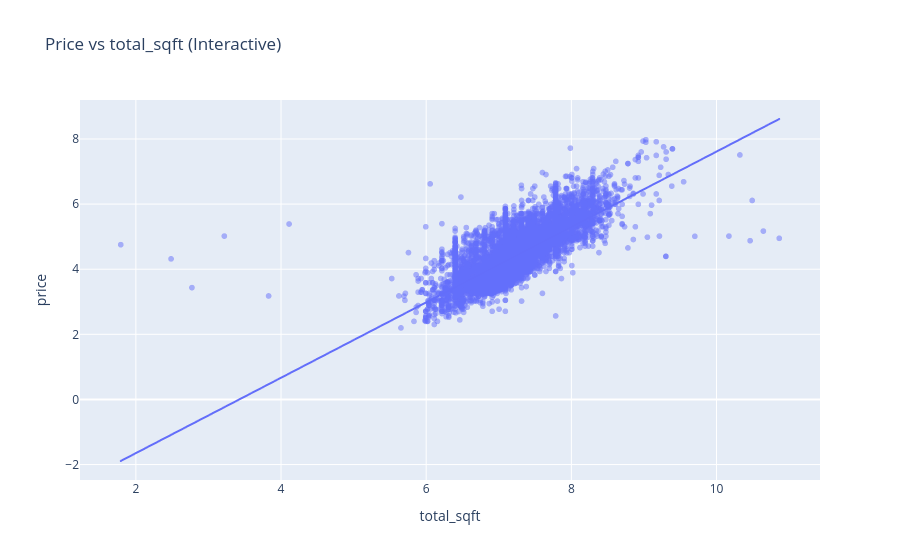
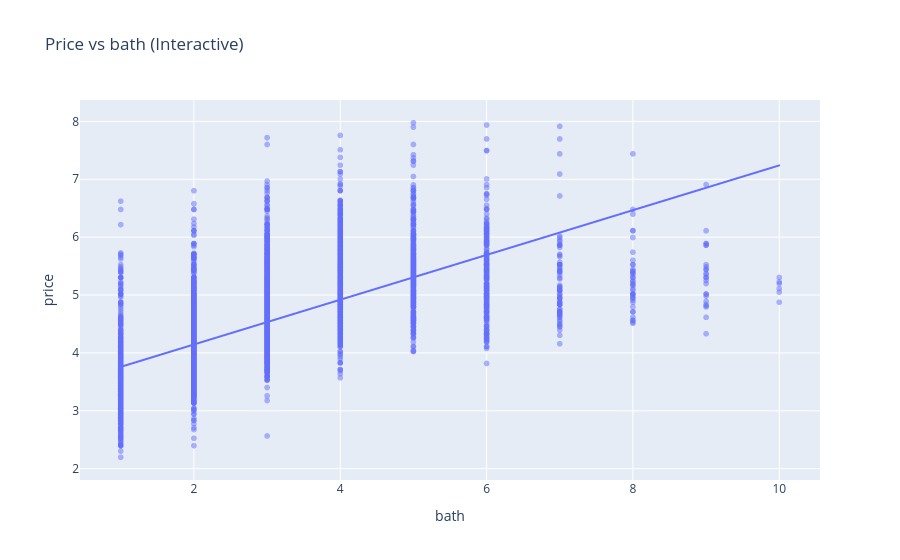
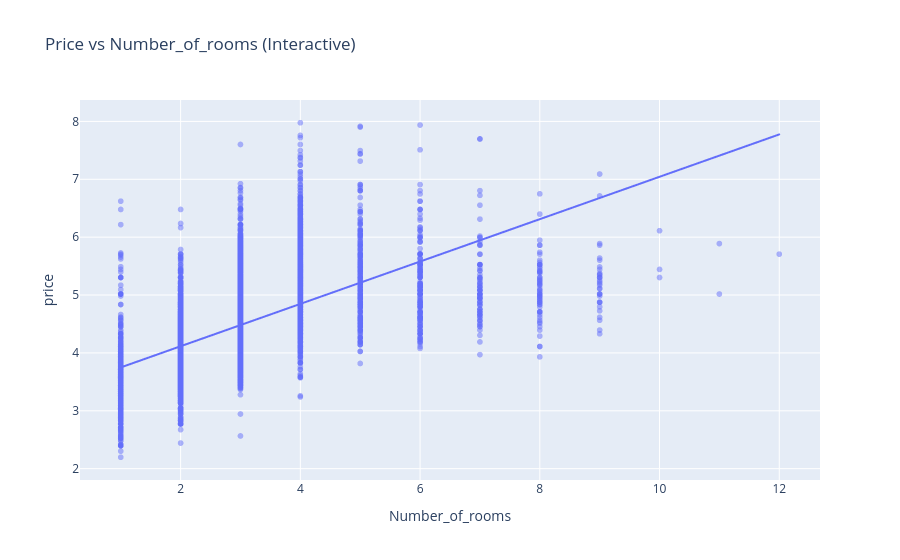

Source (notebook cell) for these figures, in order:
### Code cell
interactive_scatter('total_sqft')
interactive_scatter('bath')
interactive_scatter('Number_of_rooms')
interactive_scatter('balcony')

### Figure 1 — Plotly figure (JSON) as saved in the notebook; plotly's stock layout.template omitted (floating-point values rounded to 4 significant figures; data arrays with more than 128 entries replaced by an {"elided": "..."} marker saying what was removed)
{"data": [{"hovertemplate": "total_sqft=%{x}<br>price=%{y}<extra></extra>", "legendgroup": "", "marker": {"color": "#636efa", "opacity": 0.5, "symbol": "circle"}, "mode": "markers", "name": "", "showlegend": false, "type": "scattergl", "x": {"elided": "12137 float values"}, "xaxis": "x", "y": {"elided": "12137 float values"}, "yaxis": "y"}, {"hovertemplate": "<b>OLS trendline</b><br>price = 1.15795 * total_sqft + -3.9661<br>R<sup>2</sup>=0.549362<br><br>total_sqft=%{x}<br>price=%{y} <b>(trend)</b><extra></extra>", "legendgroup": "", "marker": {"color": "#636efa", "symbol": "circle"}, "mode": "lines", "name": "", "showlegend": false, "type": "scattergl", "x": {"elided": "12137 float values"}, "xaxis": "x", "y": {"elided": "12137 float values"}, "yaxis": "y"}], "layout": {"legend": {"tracegroupgap": 0}, "title": {"text": "Price vs total_sqft (Interactive)"}, "xaxis": {"anchor": "y", "domain": [0, 1], "title": {"text": "total_sqft"}}, "yaxis": {"anchor": "x", "domain": [0, 1], "title": {"text": "price"}}}}

### Figure 2 — Plotly figure (JSON) as saved in the notebook; plotly's stock layout.template omitted (floating-point values rounded to 4 significant figures; data arrays with more than 128 entries replaced by an {"elided": "..."} marker saying what was removed)
{"data": [{"hovertemplate": "bath=%{x}<br>price=%{y}<extra></extra>", "legendgroup": "", "marker": {"color": "#636efa", "opacity": 0.5, "symbol": "circle"}, "mode": "markers", "name": "", "showlegend": false, "type": "scattergl", "x": {"elided": "12137 float values"}, "xaxis": "x", "y": {"elided": "12137 float values"}, "yaxis": "y"}, {"hovertemplate": "<b>OLS trendline</b><br>price = 0.386759 * bath + 3.37223<br>R<sup>2</sup>=0.417243<br><br>bath=%{x}<br>price=%{y} <b>(trend)</b><extra></extra>", "legendgroup": "", "marker": {"color": "#636efa", "symbol": "circle"}, "mode": "lines", "name": "", "showlegend": false, "type": "scattergl", "x": {"elided": "12137 float values"}, "xaxis": "x", "y": {"elided": "12137 float values"}, "yaxis": "y"}], "layout": {"legend": {"tracegroupgap": 0}, "title": {"text": "Price vs bath (Interactive)"}, "xaxis": {"anchor": "y", "domain": [0, 1], "title": {"text": "bath"}}, "yaxis": {"anchor": "x", "domain": [0, 1], "title": {"text": "price"}}}}

### Figure 3 — Plotly figure (JSON) as saved in the notebook; plotly's stock layout.template omitted (floating-point values rounded to 4 significant figures; data arrays with more than 128 entries replaced by an {"elided": "..."} marker saying what was removed)
{"data": [{"hovertemplate": "Number_of_rooms=%{x}<br>price=%{y}<extra></extra>", "legendgroup": "", "marker": {"color": "#636efa", "opacity": 0.5, "symbol": "circle"}, "mode": "markers", "name": "", "showlegend": false, "type": "scattergl", "x": {"elided": "12137 float values"}, "xaxis": "x", "y": {"elided": "12137 float values"}, "yaxis": "y"}, {"hovertemplate": "<b>OLS trendline</b><br>price = 0.365985 * Number_of_rooms + 3.3832<br>R<sup>2</sup>=0.356980<br><br>Number_of_rooms=%{x}<br>price=%{y} <b>(trend)</b><extra></extra>", "legendgroup": "", "marker": {"color": "#636efa", "symbol": "circle"}, "mode": "lines", "name": "", "showlegend": false, "type": "scattergl", "x": {"elided": "12137 float values"}, "xaxis": "x", "y": {"elided": "12137 float values"}, "yaxis": "y"}], "layout": {"legend": {"tracegroupgap": 0}, "title": {"text": "Price vs Number_of_rooms (Interactive)"}, "xaxis": {"anchor": "y", "domain": [0, 1], "title": {"text": "Number_of_rooms"}}, "yaxis": {"anchor": "x", "domain": [0, 1], "title": {"text": "price"}}}}
